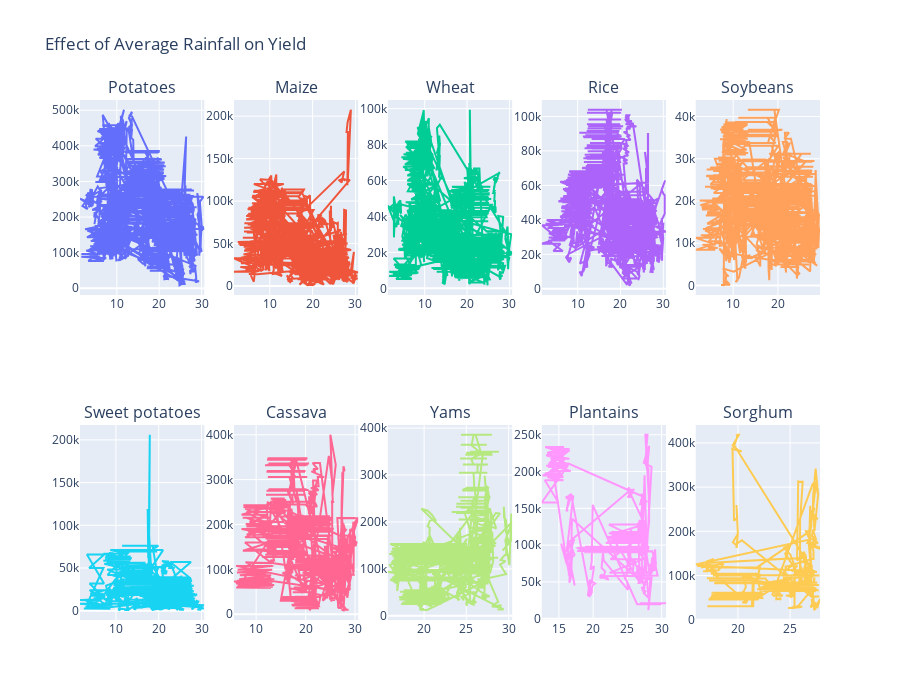

Notebook cell for this chart:
### Markdown cell above
temperature vs yeild

### Code cell
import plotly.subplots as sp
# this is for creating a subplot 
import plotly.graph_objs as go
# this is used for creating a new graph and for using .scatter function 

fig = sp.make_subplots(rows=2, cols=5, subplot_titles=['Potatoes', 'Maize', 'Wheat', 'Rice', 'Soybeans','Sweet potatoes', 'Cassava', 'Yams', 'Plantains', 'Sorghum'])

fig.add_trace(go.Scatter(x=df0["avg_temp"], y=df0["hg/ha_yield"]), row=1, col=1)
fig.add_trace(go.Scatter(x=df1["avg_temp"], y=df1["hg/ha_yield"]), row=1, col=2)
fig.add_trace(go.Scatter(x=df2["avg_temp"], y=df2["hg/ha_yield"]), row=1, col=3)
fig.add_trace(go.Scatter(x=df3["avg_temp"], y=df3["hg/ha_yield"]), row=1, col=4)
fig.add_trace(go.Scatter(x=df4["avg_temp"], y=df4["hg/ha_yield"]), row=1, col=5)
fig.add_trace(go.Scatter(x=df5["avg_temp"], y=df5["hg/ha_yield"]), row=2, col=1)
fig.add_trace(go.Scatter(x=df6["avg_temp"], y=df6["hg/ha_yield"]), row=2, col=2)
fig.add_trace(go.Scatter(x=df7["avg_temp"], y=df7["hg/ha_yield"]), row=2, col=3)
fig.add_trace(go.Scatter(x=df8["avg_temp"], y=df8["hg/ha_yield"]), row=2, col=4)
fig.add_trace(go.Scatter(x=df9["avg_temp"], y=df9["hg/ha_yield"]), row=2, col=5)

fig.update_layout(title_text='Effect of Average Rainfall on Yield', height=700, showlegend=False)
fig.show()

### Figure 1 — Plotly figure (JSON) as saved in the notebook; plotly's stock layout.template omitted (floating-point values rounded to 4 significant figures; data arrays with more than 128 entries replaced by an {"elided": "..."} marker saying what was removed)
{"data": [{"type": "scatter", "x": {"elided": "4276 float values"}, "xaxis": "x", "y": {"elided": "4276 int values"}, "yaxis": "y"}, {"type": "scatter", "x": {"elided": "4121 float values"}, "xaxis": "x2", "y": {"elided": "4121 int values"}, "yaxis": "y2"}, {"type": "scatter", "x": {"elided": "3857 float values"}, "xaxis": "x3", "y": {"elided": "3857 int values"}, "yaxis": "y3"}, {"type": "scatter", "x": {"elided": "3388 float values"}, "xaxis": "x4", "y": {"elided": "3388 int values"}, "yaxis": "y4"}, {"type": "scatter", "x": {"elided": "3223 float values"}, "xaxis": "x5", "y": {"elided": "3223 int values"}, "yaxis": "y5"}, {"type": "scatter", "x": {"elided": "3039 float values"}, "xaxis": "x6", "y": {"elided": "3039 int values"}, "yaxis": "y6"}, {"type": "scatter", "x": {"elided": "2890 float values"}, "xaxis": "x7", "y": {"elided": "2890 int values"}, "yaxis": "y7"}, {"type": "scatter", "x": {"elided": "2045 float values"}, "xaxis": "x8", "y": {"elided": "2045 int values"}, "yaxis": "y8"}, {"type": "scatter", "x": {"elided": "847 float values"}, "xaxis": "x9", "y": {"elided": "847 int values"}, "yaxis": "y9"}, {"type": "scatter", "x": {"elided": "556 float values"}, "xaxis": "x10", "y": {"elided": "556 int values"}, "yaxis": "y10"}], "layout": {"annotations": [{"font": {"size": 16}, "showarrow": false, "text": "Potatoes", "x": 0.084, "xanchor": "center", "xref": "paper", "y": 1, "yanchor": "bottom", "yref": "paper"}, {"font": {"size": 16}, "showarrow": false, "text": "Maize", "x": 0.292, "xanchor": "center", "xref": "paper", "y": 1, "yanchor": "bottom", "yref": "paper"}, {"font": {"size": 16}, "showarrow": false, "text": "Wheat", "x": 0.5, "xanchor": "center", "xref": "paper", "y": 1, "yanchor": "bottom", "yref": "paper"}, {"font": {"size": 16}, "showarrow": false, "text": "Rice", "x": 0.708, "xanchor": "center", "xref": "paper", "y": 1, "yanchor": "bottom", "yref": "paper"}, {"font": {"size": 16}, "showarrow": false, "text": "Soybeans", "x": 0.916, "xanchor": "center", "xref": "paper", "y": 1, "yanchor": "bottom", "yref": "paper"}, {"font": {"size": 16}, "showarrow": false, "text": "Sweet potatoes", "x": 0.084, "xanchor": "center", "xref": "paper", "y": 0.375, "yanchor": "bottom", "yref": "paper"}, {"font": {"size": 16}, "showarrow": false, "text": "Cassava", "x": 0.292, "xanchor": "center", "xref": "paper", "y": 0.375, "yanchor": "bottom", "yref": "paper"}, {"font": {"size": 16}, "showarrow": false, "text": "Yams", "x": 0.5, "xanchor": "center", "xref": "paper", "y": 0.375, "yanchor": "bottom", "yref": "paper"}, {"font": {"size": 16}, "showarrow": false, "text": "Plantains", "x": 0.708, "xanchor": "center", "xref": "paper", "y": 0.375, "yanchor": "bottom", "yref": "paper"}, {"font": {"size": 16}, "showarrow": false, "text": "Sorghum", "x": 0.916, "xanchor": "center", "xref": "paper", "y": 0.375, "yanchor": "bottom", "yref": "paper"}], "height": 700, "showlegend": false, "title": {"text": "Effect of Average Rainfall on Yield"}, "xaxis": {"anchor": "y", "domain": [0, 0.168]}, "xaxis10": {"anchor": "y10", "domain": [0.832, 1]}, "xaxis2": {"anchor": "y2", "domain": [0.208, 0.376]}, "xaxis3": {"anchor": "y3", "domain": [0.416, 0.584]}, "xaxis4": {"anchor": "y4", "domain": [0.624, 0.792]}, "xaxis5": {"anchor": "y5", "domain": [0.832, 1]}, "xaxis6": {"anchor": "y6", "domain": [0, 0.168]}, "xaxis7": {"anchor": "y7", "domain": [0.208, 0.376]}, "xaxis8": {"anchor": "y8", "domain": [0.416, 0.584]}, "xaxis9": {"anchor": "y9", "domain": [0.624, 0.792]}, "yaxis": {"anchor": "x", "domain": [0.625, 1]}, "yaxis10": {"anchor": "x10", "domain": [0, 0.375]}, "yaxis2": {"anchor": "x2", "domain": [0.625, 1]}, "yaxis3": {"anchor": "x3", "domain": [0.625, 1]}, "yaxis4": {"anchor": "x4", "domain": [0.625, 1]}, "yaxis5": {"anchor": "x5", "domain": [0.625, 1]}, "yaxis6": {"anchor": "x6", "domain": [0, 0.375]}, "yaxis7": {"anchor": "x7", "domain": [0, 0.375]}, "yaxis8": {"anchor": "x8", "domain": [0, 0.375]}, "yaxis9": {"anchor": "x9", "domain": [0, 0.375]}}}
